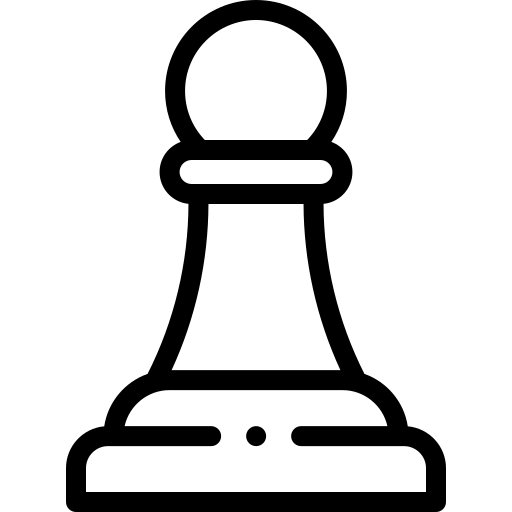
#> input picture images/white_pawn_original.png, 512 x 512 px
$ python image_resizing.py   (older library calls are emulated)
#> lines starting #> are read from the running program, lines starting #| are printed output that depends on the picture
from PIL import Image

basewidth = 50
img = Image.open('white_pawn_original.png')
#> img is the input picture: PIL image 512x512 RGBA; mean R, G, B, A 0, 0, 0, 42.7
wpercent = (basewidth/float(img.size[0]))
#> wpercent = 0.0977
hsize = int((float(img.size[1])*float(wpercent)))
#> hsize = 50
img = img.resize((basewidth,hsize), Image.ANTIALIAS)
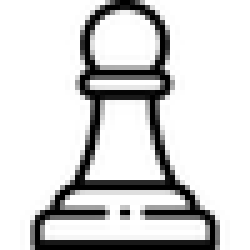
#> img: PIL image 50x50 RGBA (shown 5 times larger); mean R, G, B, A 0, 0, 0, 42.8; transparent parts drawn white
img.save('white_pawn_50px.png')
